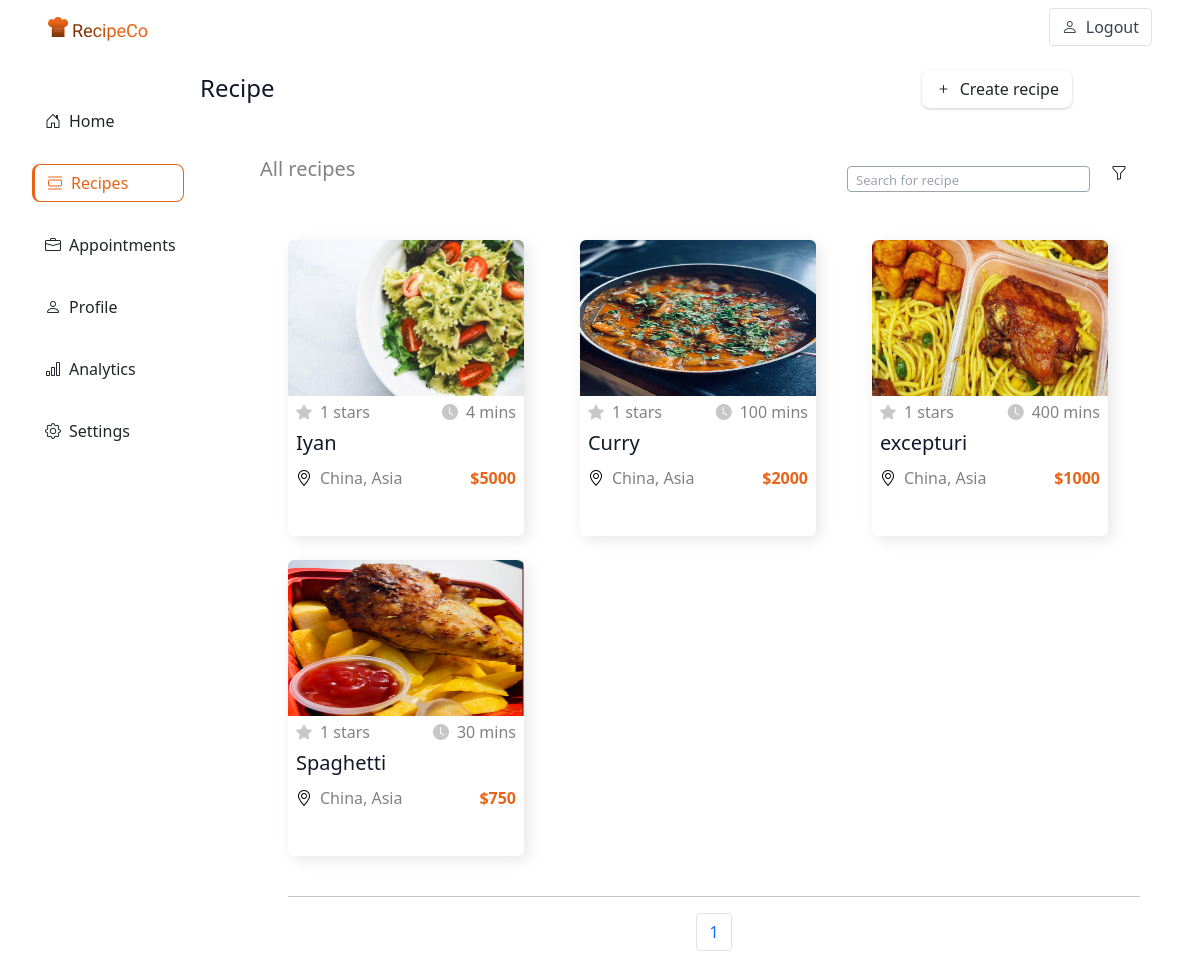
The page /chef/recipe (signed in) on the database its author committed.
### chef_management_app/models.py (models this page shows)
class Recipe(models.Model):
    id = models.AutoField(primary_key=True)
    name = models.CharField(max_length=255)
    decription = RichTextField(blank=True, null=True)
    method = RichTextField(blank=True, null=True)
    ingredient = RichTextField(blank=True, null=True)
    image_url = models.ImageField(upload_to=filepath_recipe, null=True, blank=True)
    created_at = models.DateTimeField(auto_now_add=True)
    price = models.IntegerField()
    period = models.IntegerField()
    address_name = models.TextField()
    country_id = models.ForeignKey(
        Country, on_delete=models.DO_NOTHING, null=True, blank=True
    )
    continent_id = models.ForeignKey(
        Continent, on_delete=models.DO_NOTHING, null=True, blank=True
    )
    chefuser_id = models.ForeignKey(ChefUser, on_delete=models.CASCADE)
    objects = models.Manager()

class Country(models.Model):
    id = models.AutoField(primary_key=True)
    name = models.CharField(max_length=255)
    image = models.CharField(max_length=255)
    continent_id = models.ForeignKey(Continent, on_delete=models.CASCADE)
    objects = models.Manager()

class Continent(models.Model):
    id = models.AutoField(primary_key=True)
    name = models.CharField(max_length=255)
    objects = models.Manager()

### chef_management_app/views/recipeView.py (the view, shortened to what this page needs)
# urls.py: path("chef/recipe", recipeView.GetRecipe, name="get_recipe"),
def GetRecipe(request):
    if request.method != "POST":
        chef = ChefUser.objects.get(admin = request.user.id)
        p = Paginator(Recipe.objects.filter(chefuser_id = chef).order_by('-id'), 6)
        page = request.GET.get('page')
        recipes = p.get_page(page)
        nums = "a" * recipes.paginator.num_pages
        recipes_ratings = []
        for recipe_obj in recipes:
            recipe_rating_obj = RecipeRating.objects.filter(recipe_id = recipe_obj.id)
            total_rating = CalculateRating(recipe_rating_obj) + 1
            response = {
                "recipe" : recipe_obj,
                "rating" : total_rating,
            }
            recipes_ratings.append(response)
        return render(request, "recipe/get_recipe.html",  { "recipes" : recipes_ratings, 'nums' : nums })

### chef_management_app/views/recipeView.py (called while the page is built, shortened)
def CalculateRating(ratings):
    rating_initial = 0
    sum_divid = 1
    total_num = (rating_initial) / (sum_divid)
    return int(total_num)

### chef_management_app/templates/Recipe/get_recipe.html (shortened to what this page needs)
{% extends 'chef/navbar.html' %}
    {% block chef_content %}
    <div class="d-flex justify-content-between">
        <p class="recipeco-black fs-4">Recipe</p>
        <a href="{% url 'create_recipe' %}" class="btn new-btn">
            <i class="bi bi-plus me-1"></i>
            Create recipe
        </a>
    </div>
    <div class="mx-5 mt-2 row">
        <div class="">
            <div>
                <div class="d-flex justify-content-between mt-4">
                    <div>
                        <a href="{% url 'get_recipe' %}" class="section-text fs-5">All recipes</a>
                    </div>
                    {% url 'get_recipe' as action_path %}
                    <form role="form" action="{{ action_path }}" method="post">
                        <div class="d-flex align-items-end">
                            <input type="text" name="search" class="me-2 searchbar" placeholder="Search for recipe">
                            <button type="submit" class="btn">
                                <i class="bi bi-funnel"></i>
                            </button>
                        </div>
                    </form>
                </div>
                <div class="row ms-3 mt-4">
                    {% for recipe in recipes %}
                        <div class="col-md-4 mt-4">
                            <div class="col-md-3">
                                <a href="{% url 'get_recipe_Id' recipe.recipe.id %}" class="text-decoration-none">
                                    <div class="tr-card">
                                        <div>
                                            <img  src="../media/{{ recipe.recipe.image_url }}"  alt="placeholder meal" width="236" height="156">
                                        </div>
                                        <div class="mx-2">
                                            <div class="d-flex justify-content-between mt-1">
                                                <div class="d-flex">
                                                    <i class="bi bi-star-fill section-logo me-2"></i>
                                                    <p class="mb-0 section-text">{{ recipe.rating }} stars</p>
                                                </div>
                                                <div class="d-flex">
                                                    <i class="bi bi-clock-fill me-2 section-logo"></i>
                                                    <p class="mb-0 section-text">{{ recipe.recipe.period }} mins</p>
                                                </div>
                                            </div>
                                            <div class="mt-1">
                                                <p class="recipeco-black fs-5 mb-0">{{ recipe.recipe.name }}</p>
                                            </div>
                                            <div class="d-flex justify-content-between mt-2">
                                                <div class="d-flex">
                                                    <i class="bi bi-geo-alt me-2"></i>
                                                    <p class="mb-0 section-text">{{ recipe.recipe.country_id.name }}, {{ recipe.recipe.continent_id.name }}</p>
                                                </div>
                                                <p class="mb-0 fw-bold recipeco-theme">${{ recipe.recipe.price }}</p>
                                            </div>
                                        </div>
                                    </div>
                                </a>
                            </div>
                        </div>
                    {% endfor %}
                <nav aria-label="Page navigation example" class="mt-4">
                    <hr />
                    <ul class="pagination justify-content-center">
                        {% for i in nums %}
                            <li class="page-item">
                                <a class="page-link" href="?page={{ forloop.counter }}">
                                {{ forloop.counter }}
                                </a>
                            </li>
                        {% endfor %}
                   </ul>
                </nav>
                </div>
            </div>
        </div>
    </div>
    {% endblock chef_content %}

### chef_management_app/templates/Recipe/get_recipe.html (style rules this page uses)
img { border-radius: 6px 6px 0px 0px; }

### rows shown on the page
Recipe: recipe.image_url (picture), rating "1", recipe.period "4", recipe.name "Iyan", recipe.country_id.name "China", recipe.continent_id.name "Asia", recipe.price "5000"
Recipe: recipe.image_url (picture), rating "1", recipe.period "100", recipe.name "Curry", recipe.country_id.name "China", recipe.continent_id.name "Asia", recipe.price "2000"
Recipe: recipe.image_url (placeholder picture), rating "1", recipe.period "400", recipe.name "excepturi", recipe.country_id.name "China", recipe.continent_id.name "Asia", recipe.price "1000"
Recipe: recipe.image_url (picture), rating "1", recipe.period "30", recipe.name "Spaghetti", recipe.country_id.name "China", recipe.continent_id.name "Asia", recipe.price "750"
